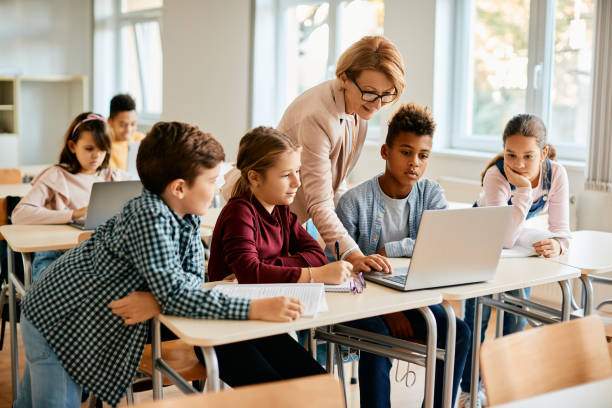
#> input picture photo.jpg, 612 x 408 px
$ python boundingbox.py
#> lines starting #> are read from the running program, lines starting #| are printed output that depends on the picture
import cv2

img = cv2.imread("photo.jpg")
#> img is the input picture: shape (408, 612, 3); mean B, G, R 136.8, 149.4, 161.4

# Draw a rectangle: (Image, Top-Left, Bottom-Right, Color, Thickness)
# Color is in BGR format (255, 0, 0) is Blue
cv2.rectangle(img, (50, 50), (200, 200), (0, 255, 0), 3)

# Add text labels
cv2.putText(img, "Object Found", (50, 40), cv2.FONT_HERSHEY_SIMPLEX, 1, (0, 255, 0), 2)
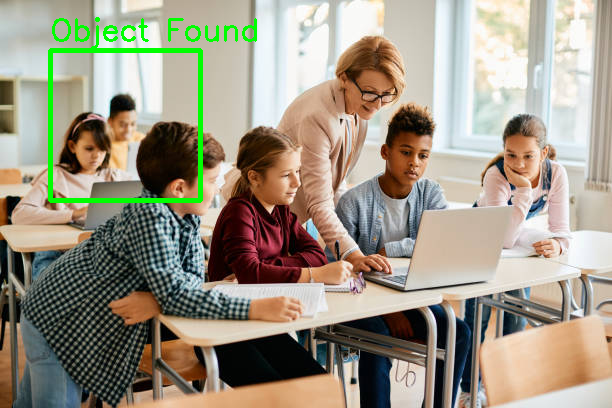
#> img: shape (408, 612, 3); mean B, G, R 134, 150.8, 158.1

cv2.imshow("Drawing", img)
cv2.waitKey(0)
